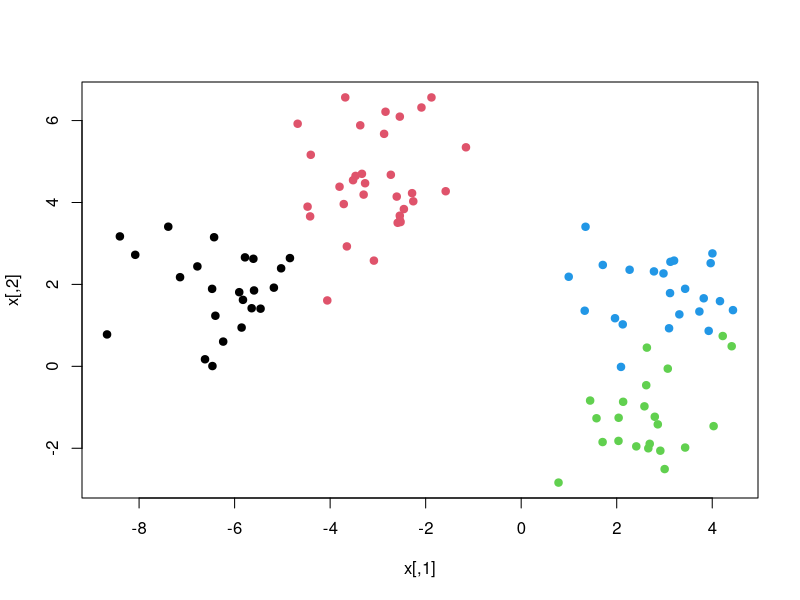

Reproduce this figure in R.
## ---- chunk 1
#setting seed
set.seed(101)
x=matrix(rnorm(100^2),100,2) # a 100 x 2 dim matrix
xmean = matrix(rnorm(8,sd=4),4,2) # a 4 x 2 dim matrix, as we want 4 clusters

which=sample(1:4,100,replace=T) #random sample 
x=x+xmean[which,]

#plotting the data
plot(x,col=which,pch=19)

